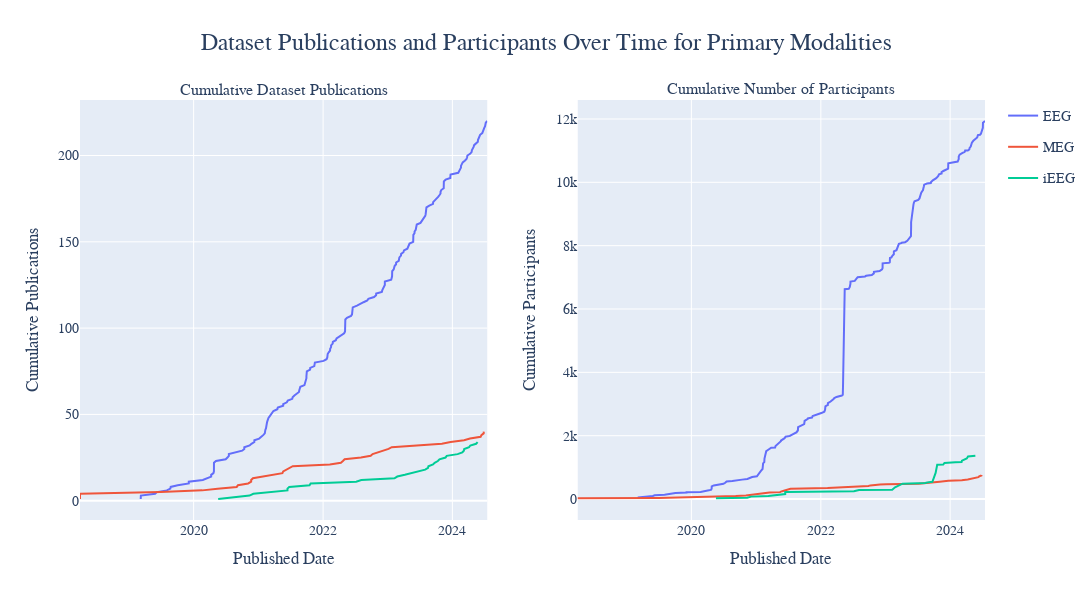

The cell this chart's notebook holds for it:
### Markdown cell above
### Figure 4

Figure 4 - Published date x number of datasets x modality

A line graph showing the number of publications over time, segmented by modality

denote that all of the data is combination - like mri is eeg-mri

denote this is over evolution of nemar/openneuro, thats how old database is

take top 3 eeg/meg/ieeg on one plot, and then the other modalities on another plot

### Code cell
df_fig4 = df[['EEG Modality', 
              'MEG Modality', 
              'iEEG Modality',
              'Published date',
              'Participants']]

df_fig4.rename(columns={
    'EEG Modality': 'EEG',
    'MEG Modality': 'MEG',
    'iEEG Modality': 'iEEG'
}, inplace=True)

# Initialize the dictionary with empty dataframes
dfs_by_modalities = {col: pd.DataFrame(columns=df_fig4.columns) for col in df_fig4.columns if col not in ['Published date', 'Participants']}

# Populate the dataframes
for index, row in df_fig4.iterrows():
    for col in dfs_by_modalities.keys():
        if pd.notna(row[col]):
            dfs_by_modalities[col].loc[len(dfs_by_modalities[col])] = row

# Convert 'Published date' to datetime for sorting and compute cumulative metrics
for modality, modality_df in dfs_by_modalities.items():
    modality_df = modality_df.copy()
    modality_df['Published date'] = pd.to_datetime(modality_df['Published date'])
    modality_df = modality_df.sort_values(by='Published date').reset_index(drop=True)

    # Cumulative count of publications
    modality_df['Cumulative Publications'] = range(1, len(modality_df) + 1)
    
    # Compute cumulative participants by iterating row-by-row
    cum_participants = 0.0
    cum_list = []
    for val in modality_df['Participants']:
        # Try direct numeric conversion
        p = pd.to_numeric(val, errors='coerce')
        cum_participants += float(p)
        cum_list.append(cum_participants)
    
    modality_df['Cumulative Participants'] = cum_list

    # Store back the processed dataframe
    dfs_by_modalities[modality] = modality_df

# Create subplots with two side-by-side plots
from plotly.subplots import make_subplots

df_fig4_figure = make_subplots(
    rows=1, cols=2,
    subplot_titles=('Cumulative Dataset Publications', 'Cumulative Number of Participants')
)

# Create a color palette and map each modality to a color
modalities = list(dfs_by_modalities.keys())
palette = px.colors.qualitative.Plotly
color_map = {modality: palette[i % len(palette)] for i, modality in enumerate(modalities)}

for modality, modality_df in dfs_by_modalities.items():
    color = color_map[modality]
    
    # Publications (left subplot)
    df_fig4_figure.add_trace(go.Scatter(
        x=modality_df['Published date'],
        y=modality_df['Cumulative Publications'],
        mode='lines',
        name=f'{modality}',
        line=dict(color=color),
        hovertemplate='%{x}<br>%{y} publications',
        legendgroup=modality,
        showlegend=True
    ), row=1, col=1)

    # Participants (right subplot)
    if 'Cumulative Participants' in modality_df.columns:
        df_fig4_figure.add_trace(go.Scatter(
            x=modality_df['Published date'],
            y=modality_df['Cumulative Participants'],
            mode='lines',
            name=f'{modality}',
            line=dict(color=color),
            hovertemplate='%{x}<br>%{y} participants',
            legendgroup=modality,
            showlegend=False  # Don't show duplicate legend entries
        ), row=1, col=2)

df_fig4_figure.update_layout(
    title={
        'text': 'Dataset Publications and Participants Over Time for Primary Modalities',
        'x': 0.5,
        'xanchor': 'center',
        'font': {'family': 'Arial', 'size': 24}
    },
    font={'family': 'Arial', 'size': 14},
    legend={'font': {'family': 'Arial', 'size': 14}},
    width=1400,
    height=600
)

# Update y-axis titles
df_fig4_figure.update_yaxes(title_text="Cumulative Publications", row=1, col=1)
df_fig4_figure.update_yaxes(title_text="Cumulative Participants", row=1, col=2)
df_fig4_figure.update_xaxes(title_text="Published Date", row=1, col=1)
df_fig4_figure.update_xaxes(title_text="Published Date", row=1, col=2)

df_fig4_figure.show()

# Save the figure as PNG and SVG
df_fig4_figure.write_image("results/v1.6/figure_4-2.png", width=1400, height=600)
df_fig4_figure.write_image("results/v1.6/figure_4-2.svg", width=1400, height=600)

### Figure 1 — Plotly figure (JSON) as saved in the notebook; plotly's stock layout.template omitted (floating-point values rounded to 4 significant figures; data arrays with more than 128 entries replaced by an {"elided": "..."} marker saying what was removed)
{"data": [{"hovertemplate": "%{x}<br>%{y} publications", "legendgroup": "EEG", "line": {"color": "#636EFA"}, "mode": "lines", "name": "EEG", "showlegend": true, "type": "scatter", "x": {"elided": "220 str values"}, "xaxis": "x", "y": {"elided": "220 int values"}, "yaxis": "y"}, {"hovertemplate": "%{x}<br>%{y} participants", "legendgroup": "EEG", "line": {"color": "#636EFA"}, "mode": "lines", "name": "EEG", "showlegend": false, "type": "scatter", "x": {"elided": "220 str values"}, "xaxis": "x2", "y": {"elided": "220 float values"}, "yaxis": "y2"}, {"hovertemplate": "%{x}<br>%{y} publications", "legendgroup": "MEG", "line": {"color": "#EF553B"}, "mode": "lines", "name": "MEG", "showlegend": true, "type": "scatter", "x": ["2018-03-30T10:34:05", "2018-03-30T13:14:28", "2018-03-30T14:58:53", "2018-03-30T18:40:38", "2019-06-28T18:20:34", "2020-02-18T20:21:07", "2020-05-15T07:08:56", "2020-08-31T07:30:43", "2020-09-07T08:38:13", "2020-11-03T21:07:28", "2020-11-20T20:41:26", "2020-11-20T20:41:26", "2020-11-30T21:41:33", "2021-01-24T10:37:19", "2021-03-16T21:47:34", "2021-05-16T07:35:57", "2021-05-20T17:51:13", "2021-06-05T23:01:30", "2021-06-23T07:43:39", "2021-07-13T12:17:12", "2022-02-08T02:58:36", "2022-04-11T13:09:08", "2022-04-22T19:51:09", "2022-05-02T14:15:02", "2022-08-02T18:33:45", "2022-09-26T16:19:30", "2022-10-07T15:21:12", "2022-11-08T11:21:52", "2022-11-30T17:54:29", "2023-01-05T14:14:13", "2023-01-23T14:29:41", "2023-07-07T16:31:14", "2023-11-02T20:12:01", "2023-12-21T17:05:19", "2024-03-06T18:07:06", "2024-04-09T14:11:08", "2024-06-08T10:01:15", "2024-06-12T15:58:04", "2024-06-25T16:13:19", "2024-06-26T06:05:45"], "xaxis": "x", "y": [1, 2, 3, 4, 5, 6, 7, 8, 9, 10, 11, 12, 13, 14, 15, 16, 17, 18, 19, 20, 21, 22, 23, 24, 25, 26, 27, 28, 29, 30, 31, 32, 33, 34, 35, 36, 37, 38, 39, 40], "yaxis": "y"}, {"hovertemplate": "%{x}<br>%{y} participants", "legendgroup": "MEG", "line": {"color": "#EF553B"}, "mode": "lines", "name": "MEG", "showlegend": false, "type": "scatter", "x": ["2018-03-30T10:34:05", "2018-03-30T13:14:28", "2018-03-30T14:58:53", "2018-03-30T18:40:38", "2019-06-28T18:20:34", "2020-02-18T20:21:07", "2020-05-15T07:08:56", "2020-08-31T07:30:43", "2020-09-07T08:38:13", "2020-11-03T21:07:28", "2020-11-20T20:41:26", "2020-11-20T20:41:26", "2020-11-30T21:41:33", "2021-01-24T10:37:19", "2021-03-16T21:47:34", "2021-05-16T07:35:57", "2021-05-20T17:51:13", "2021-06-05T23:01:30", "2021-06-23T07:43:39", "2021-07-13T12:17:12", "2022-02-08T02:58:36", "2022-04-11T13:09:08", "2022-04-22T19:51:09", "2022-05-02T14:15:02", "2022-08-02T18:33:45", "2022-09-26T16:19:30", "2022-10-07T15:21:12", "2022-11-08T11:21:52", "2022-11-30T17:54:29", "2023-01-05T14:14:13", "2023-01-23T14:29:41", "2023-07-07T16:31:14", "2023-11-02T20:12:01", "2023-12-21T17:05:19", "2024-03-06T18:07:06", "2024-04-09T14:11:08", "2024-06-08T10:01:15", "2024-06-12T15:58:04", "2024-06-25T16:13:19", "2024-06-26T06:05:45"], "xaxis": "x2", "y": [1.0, 17.0, 18.0, 23.0, 33.0, 55.0, 80.0, 81.0, 94.0, 112.0, 123.0, 134.0, 135.0, 156.0, 207.0, 218.0, 236.0, 264.0, 298.0, 326.0, 348.0, 360.0, 368.0, 381.0, 382.0, 412.0, 430.0, 460.0, 461.0, 465.0, 466.0, 485.0, 545.0, 575.0, 594.0, 615.0, 689.0, 713.0, 743.0, 764.0], "yaxis": "y2"}, {"hovertemplate": "%{x}<br>%{y} publications", "legendgroup": "iEEG", "line": {"color": "#00CC96"}, "mode": "lines", "name": "iEEG", "showlegend": true, "type": "scatter", "x": ["2020-05-18T16:49:05", "2020-08-17T06:46:03", "2020-11-11T18:39:48", "2020-12-02T21:03:31", "2021-03-10T15:56:12", "2021-06-13T20:10:30", "2021-06-13T20:10:30", "2021-06-23T18:53:45", "2021-10-16T12:00:01", "2021-10-22T12:45:11", "2022-07-06T15:43:04", "2022-08-04T18:02:09", "2023-02-08T00:47:59", "2023-02-23T19:33:50", "2023-04-07T11:11:05", "2023-05-17T20:25:49", "2023-06-30T21:13:17", "2023-07-31T08:40:13", "2023-08-16T13:32:23", "2023-08-18T13:22:54", "2023-09-13T16:26:52", "2023-09-22T19:54:52", "2023-10-10T22:55:36", "2023-10-20T00:10:03", "2023-11-23T04:12:37", "2023-11-29T20:55:51", "2024-01-30T13:49:34", "2024-02-26T01:22:25", "2024-03-05T16:27:50", "2024-03-07T19:23:34", "2024-04-03T22:24:23", "2024-04-10T22:04:27", "2024-05-13T17:39:02", "2024-05-22T11:05:49"], "xaxis": "x", "y": [1, 2, 3, 4, 5, 6, 7, 8, 9, 10, 11, 12, 13, 14, 15, 16, 17, 18, 19, 20, 21, 22, 23, 24, 25, 26, 27, 28, 29, 30, 31, 32, 33, 34], "yaxis": "y"}, {"hovertemplate": "%{x}<br>%{y} participants", "legendgroup": "iEEG", "line": {"color": "#00CC96"}, "mode": "lines", "name": "iEEG", "showlegend": false, "type": "scatter", "x": ["2020-05-18T16:49:05", "2020-08-17T06:46:03", "2020-11-11T18:39:48", "2020-12-02T21:03:31", "2021-03-10T15:56:12", "2021-06-13T20:10:30", "2021-06-13T20:10:30", "2021-06-23T18:53:45", "2021-10-16T12:00:01", "2021-10-22T12:45:11", "2022-07-06T15:43:04", "2022-08-04T18:02:09", "2023-02-08T00:47:59", "2023-02-23T19:33:50", "2023-04-07T11:11:05", "2023-05-17T20:25:49", "2023-06-30T21:13:17", "2023-07-31T08:40:13", "2023-08-16T13:32:23", "2023-08-18T13:22:54", "2023-09-13T16:26:52", "2023-09-22T19:54:52", "2023-10-10T22:55:36", "2023-10-20T00:10:03", "2023-11-23T04:12:37", "2023-11-29T20:55:51", "2024-01-30T13:49:34", "2024-02-26T01:22:25", "2024-03-05T16:27:50", "2024-03-07T19:23:34", "2024-04-03T22:24:23", "2024-04-10T22:04:27", "2024-05-13T17:39:02", "2024-05-22T11:05:49"], "xaxis": "x2", "y": [26.0, 32.0, 41.0, 76.0, 96.0, 159.0, 222.0, 223.0, 229.0, 235.0, 249.0, 288.0, 296.0, 370.0, 484.0, 489.0, 491.0, 501.0, 509.0, 519.0, 534.0, 544.0, 824.0, 1082.0, 1089.0, 1138.0, 1160.0, 1163.0, 1170.0, 1210.0, 1282.0, 1342.0, 1346.0, 1366.0], "yaxis": "y2"}], "layout": {"annotations": [{"font": {"size": 16}, "showarrow": false, "text": "Cumulative Dataset Publications", "x": 0.225, "xanchor": "center", "xref": "paper", "y": 1, "yanchor": "bottom", "yref": "paper"}, {"font": {"size": 16}, "showarrow": false, "text": "Cumulative Number of Participants", "x": 0.775, "xanchor": "center", "xref": "paper", "y": 1, "yanchor": "bottom", "yref": "paper"}], "font": {"family": "Arial", "size": 14}, "height": 600, "legend": {"font": {"family": "Arial", "size": 14}}, "title": {"font": {"family": "Arial", "size": 24}, "text": "Dataset Publications and Participants Over Time for Primary Modalities", "x": 0.5, "xanchor": "center"}, "width": 1400, "xaxis": {"anchor": "y", "domain": [0, 0.45], "title": {"text": "Published Date"}}, "xaxis2": {"anchor": "y2", "domain": [0.55, 1], "title": {"text": "Published Date"}}, "yaxis": {"anchor": "x", "domain": [0, 1], "title": {"text": "Cumulative Publications"}}, "yaxis2": {"anchor": "x2", "domain": [0, 1], "title": {"text": "Cumulative Participants"}}}}
